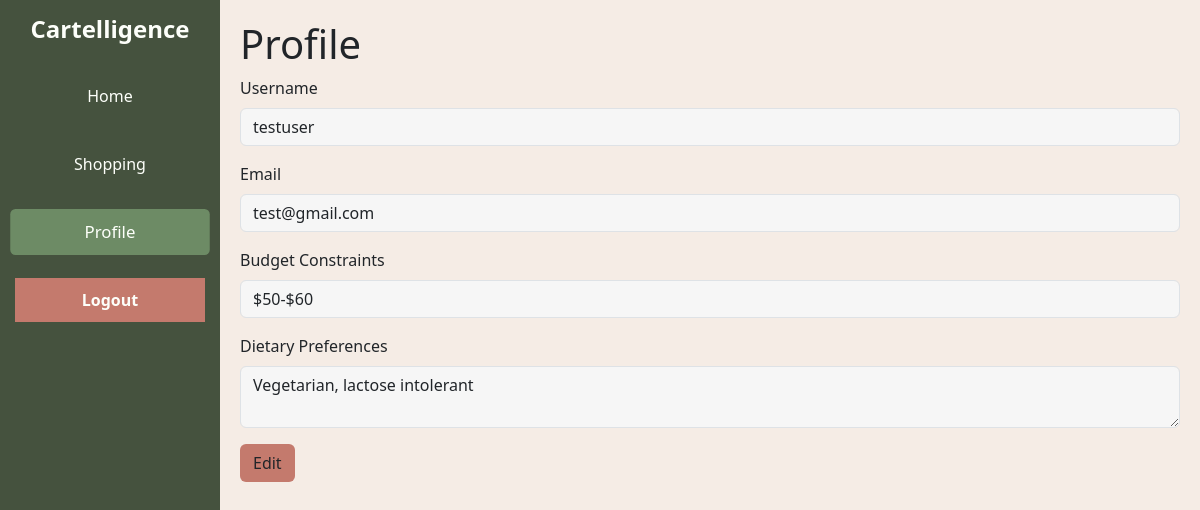
The app's page /profile (signed in) with its own data.
### app.py (models this page shows)
class User(db.Model, UserMixin):
    id = db.Column(db.Integer, primary_key=True)
    username = db.Column(db.String(150), nullable=False, unique=True)
    email = db.Column(db.String(150), nullable=False, unique=True)
    password = db.Column(db.String(150), nullable=False)
    budget = db.Column(db.String(150), nullable = True)
    dietary = db.Column(db.Text, nullable=True)

### app.py (the view, shortened to what this page needs)
@app.route('/profile', methods=['GET', 'POST'])
@login_required
def profile():
    return render_template('profile.html', username=current_user.username, email=current_user.email, budget=current_user.budget, dietary=current_user.dietary)

### app.py (called while the page is built)
@login_manager.user_loader
def load_user(user_id):
    return User.query.get(int(user_id))

### templates/profile.html (shortened to what this page needs)
{% extends "base.html" %}
{% block content %}
<!DOCTYPE html>
<html lang="en">
<head>
    <link href="https://cdn.jsdelivr.net/npm/bootstrap@5.3.1/dist/css/bootstrap.min.css" rel="stylesheet">
    <link href="{{ url_for('static', filename='css/styles.css') }}" rel="stylesheet">
</head>
<body style="background-color: #f5ece5">
    <div aria-live="polite" aria-atomic="true" class="position-relative">
        <div class="toast-container position-fixed top-0 end-0 p-3">
        </div>
      </div>
    <div class="content">
        <div id="profile-section" class="section">
            <h1>Profile</h1>
            <form method="POST">
                <div class="mb-3">
                    <label for="username" class="form-label">Username</label>
                    <input type="text" class="form-control" id="username" name="username" value="{{ username }}" readonly>
                </div>
                <div class="mb-3">
                    <label for="email" class="form-label">Email</label>
                    <input type="email" class="form-control" id="email" name="email" value="{{ email }}" readonly>
                </div>
                <div class="mb-3">
                    <label for="budget" class="form-label">Budget Constraints</label>
                    <input type="text" class="form-control" id="budget" name="budget" value="{{ budget }}" readonly>
                </div>
                <div class="mb-3">
                    <label for="dietary" class="form-label">Dietary Preferences</label>
                    <textarea class="form-control" id="dietary" name="dietary" readonly>{{ dietary }}</textarea>
                </div>
                <button type="button" class="btn" id="edit-btn" onclick="toggleEditMode()">Edit</button>
            </form>
        </div>
    </div>
</body>
</html>
{% endblock %}

### static/css/styles.css (style rules this page uses)
.section { margin-bottom: 20px; }
.form-control { background-color: #f6f6f6; }
#edit-btn { background-color: #c47a6d; }

### records on screen
User: username "testuser", email "test@gmail.com", budget "$50-$60", dietary "Vegetarian, lactose intolerant"
